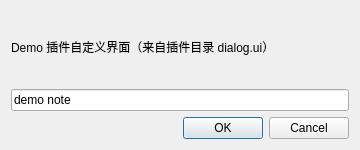
<?xml version="1.0" encoding="UTF-8"?>
<ui version="4.0">
 <class>DemoDialog</class>
 <widget class="QWidget" name="DemoDialog">
  <property name="geometry">
   <rect><x>0</x><y>0</y><width>360</width><height>150</height></rect>
  </property>
  <layout class="QVBoxLayout" name="verticalLayout">
   <item>
    <widget class="QLabel" name="label">
     <property name="text"><string>Demo 插件自定义界面（来自插件目录 dialog.ui）</string></property>
    </widget>
   </item>
   <item>
    <widget class="QLineEdit" name="noteEdit">
     <property name="text"><string>demo note</string></property>
    </widget>
   </item>
   <item>
    <widget class="QDialogButtonBox" name="buttonBox">
     <property name="standardButtons">
      <set>QDialogButtonBox::Cancel|QDialogButtonBox::Ok</set>
     </property>
    </widget>
   </item>
  </layout>
 </widget>
 <resources/>
 <connections/>
</ui>
